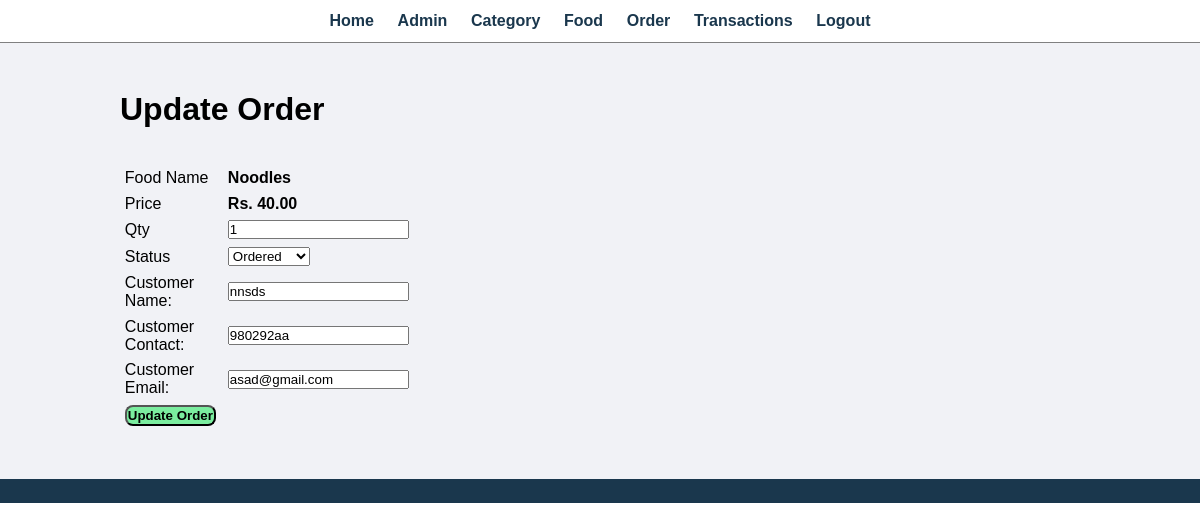
The page /admin/update-order.php?id=13 (signed in) on the database its author committed.
### tables this page shows
CREATE TABLE `tbl_order` (
  `id` int(10) UNSIGNED NOT NULL,
  `food` varchar(150) NOT NULL,
  `price` decimal(10,2) NOT NULL,
  `qty` int(11) NOT NULL,
  `total` decimal(10,2) NOT NULL,
  `order_date` datetime NOT NULL,
  `ord_status` varchar(50) NOT NULL,
  `customer_name` varchar(150) NOT NULL,
  `customer_contact` varchar(20) NOT NULL,
  `customer_email` varchar(150) NOT NULL
);

### admin/update-order.php (the view, shortened to what this page needs)
<?php
include('partials/menu.php'); ?>
<div class="main-content">
    <div class="wrapper">
        <h1>Update Order</h1>
        <br><br>
        <?php
            if(isset($_GET['id']))
            {
                $id=$_GET['id'];
                $sql = "SELECT * FROM tbl_order WHERE id=$id";
                $res = mysqli_query($conn, $sql);
                $count = mysqli_num_rows($res);
                if($count==1)
                {
                    $row=mysqli_fetch_assoc($res);
                    $food = $row['food'];
                    $price = $row['price'];
                    $qty = $row['qty'];
                    $status = $row['ord_status'];
                    $customer_name = $row['customer_name'];
                    $customer_contact = $row['customer_contact'];
                    $customer_email = $row['customer_email'];
                }
                else
                {
                    header('location:'.SITEURL.'admin/manage-order.php');
                }
            }
            else
            {
                header('location:'.SITEURL.'admin/manage-order.php');
            }
        ?>
        <form action="" method="POST">
            <table class="tbl-30">
                <tr>
                    <td>Food Name</td>
                    <td><b> <?php echo $food; ?> </b></td>
                </tr>
                <tr>
                    <td>Price</td>
                    <td>
                        <b> Rs.  <?php echo $price; ?></b>
                    </td>
                </tr>
                <tr>
                    <td>Qty</td>
                    <td>
                        <input type="number" name="qty" value="<?php echo $qty; ?>">
                    </td>
                </tr>
                <tr>
                    <td>Status</td>
                    <td>
                        <select name="status">
                            <option <?php if($status=="Ordered"){echo "selected";} ?> value="Ordered">Ordered</option>
                        </select>
                    </td>
                </tr>
                <tr>
                    <td>Customer Name: </td>
                    <td>
                        <input type="text" name="customer_name" value="<?php echo $customer_name; ?>">
                    </td>
                </tr>
                <tr>
                    <td>Customer Contact: </td>
                    <td>
                        <input type="text" name="customer_contact" value="<?php echo $customer_contact; ?>">
                    </td>
                </tr>
                <tr>
                    <td>Customer Email: </td>
                    <td>
                        <input type="text" name="customer_email" value="<?php echo $customer_email; ?>">
                    </td>
                </tr>
                <tr>
                    <td clospan="2">
                        <input type="submit" name="submit" value="Update Order" class="btn-secondary">
                    </td>
                </tr>
            </table>
        </form>
    </div>
</div>
<?php include('partials/footer.php');
?>

### css/admin.css (style rules this page uses)
* { margin: 0; padding: 0; font-family: Arial, Helvetica, sans-serif; }
.wrapper { padding: 1%; width: 80%; margin: 0 auto; }
.tbl-30 { width: 30%; }
table tr td { padding: 1%; }
.btn-secondary { background-color: #7bed9f; padding: 1%; color: black; text-decoration: none; font-weight: bold; border-radius: 8px; }
.main-content { background-color: #f1f2f6; padding: 3% 0; }

### rows shown on the page
tbl_order: food "Noodles", price "40.00", qty "1", status "Ordered", customer_name "nnsds", customer_contact "980292aa", customer_email "asad@gmail.com"
